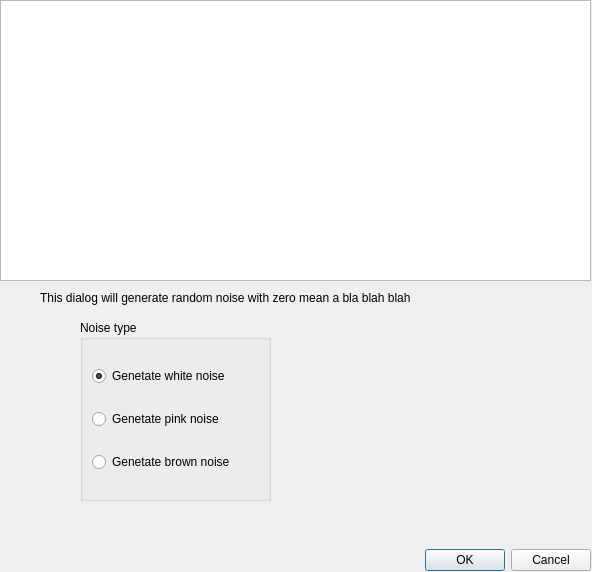
<?xml version="1.0" encoding="UTF-8"?>
<ui version="4.0">
 <class>NoiseSignalDialog</class>
 <widget class="QDialog" name="NoiseSignalDialog">
  <property name="geometry">
   <rect>
    <x>0</x>
    <y>0</y>
    <width>592</width>
    <height>572</height>
   </rect>
  </property>
  <property name="windowTitle">
   <string>Noise Signal</string>
  </property>
  <property name="sizeGripEnabled">
   <bool>false</bool>
  </property>
  <widget class="QDialogButtonBox" name="buttonBox">
   <property name="geometry">
    <rect>
     <x>370</x>
     <y>540</y>
     <width>221</width>
     <height>41</height>
    </rect>
   </property>
   <property name="orientation">
    <enum>Qt::Horizontal</enum>
   </property>
   <property name="standardButtons">
    <set>QDialogButtonBox::Cancel|QDialogButtonBox::Ok</set>
   </property>
  </widget>
  <widget class="PlotWidget" name="PreviewPlot">
   <property name="geometry">
    <rect>
     <x>0</x>
     <y>0</y>
     <width>591</width>
     <height>281</height>
    </rect>
   </property>
  </widget>
  <widget class="QLabel" name="descriptionLabel">
   <property name="geometry">
    <rect>
     <x>40</x>
     <y>290</y>
     <width>531</width>
     <height>16</height>
    </rect>
   </property>
   <property name="text">
    <string>This dialog will generate random noise with zero mean a bla blah blah</string>
   </property>
  </widget>
  <widget class="QGroupBox" name="groupBox">
   <property name="geometry">
    <rect>
     <x>80</x>
     <y>320</y>
     <width>191</width>
     <height>181</height>
    </rect>
   </property>
   <property name="title">
    <string>Noise type</string>
   </property>
   <property name="checkable">
    <bool>false</bool>
   </property>
   <layout class="QVBoxLayout" name="verticalLayout">
    <item>
     <widget class="QRadioButton" name="whiteRadio">
      <property name="text">
       <string>Genetate white noise</string>
      </property>
      <property name="checked">
       <bool>true</bool>
      </property>
     </widget>
    </item>
    <item>
     <widget class="QRadioButton" name="pinkRadio">
      <property name="text">
       <string>Genetate pink noise</string>
      </property>
     </widget>
    </item>
    <item>
     <widget class="QRadioButton" name="brownRadio">
      <property name="text">
       <string>Genetate brown noise</string>
      </property>
     </widget>
    </item>
   </layout>
  </widget>
 </widget>
 <customwidgets>
  <customwidget>
   <class>PlotWidget</class>
   <extends>QGraphicsView</extends>
   <header>pyqtgraph</header>
  </customwidget>
 </customwidgets>
 <resources/>
 <connections>
  <connection>
   <sender>buttonBox</sender>
   <signal>accepted()</signal>
   <receiver>NoiseSignalDialog</receiver>
   <slot>accept()</slot>
   <hints>
    <hint type="sourcelabel">
     <x>590</x>
     <y>540</y>
    </hint>
    <hint type="destinationlabel">
     <x>157</x>
     <y>274</y>
    </hint>
   </hints>
  </connection>
  <connection>
   <sender>buttonBox</sender>
   <signal>rejected()</signal>
   <receiver>NoiseSignalDialog</receiver>
   <slot>reject()</slot>
   <hints>
    <hint type="sourcelabel">
     <x>590</x>
     <y>540</y>
    </hint>
    <hint type="destinationlabel">
     <x>286</x>
     <y>274</y>
    </hint>
   </hints>
  </connection>
 </connections>
</ui>
